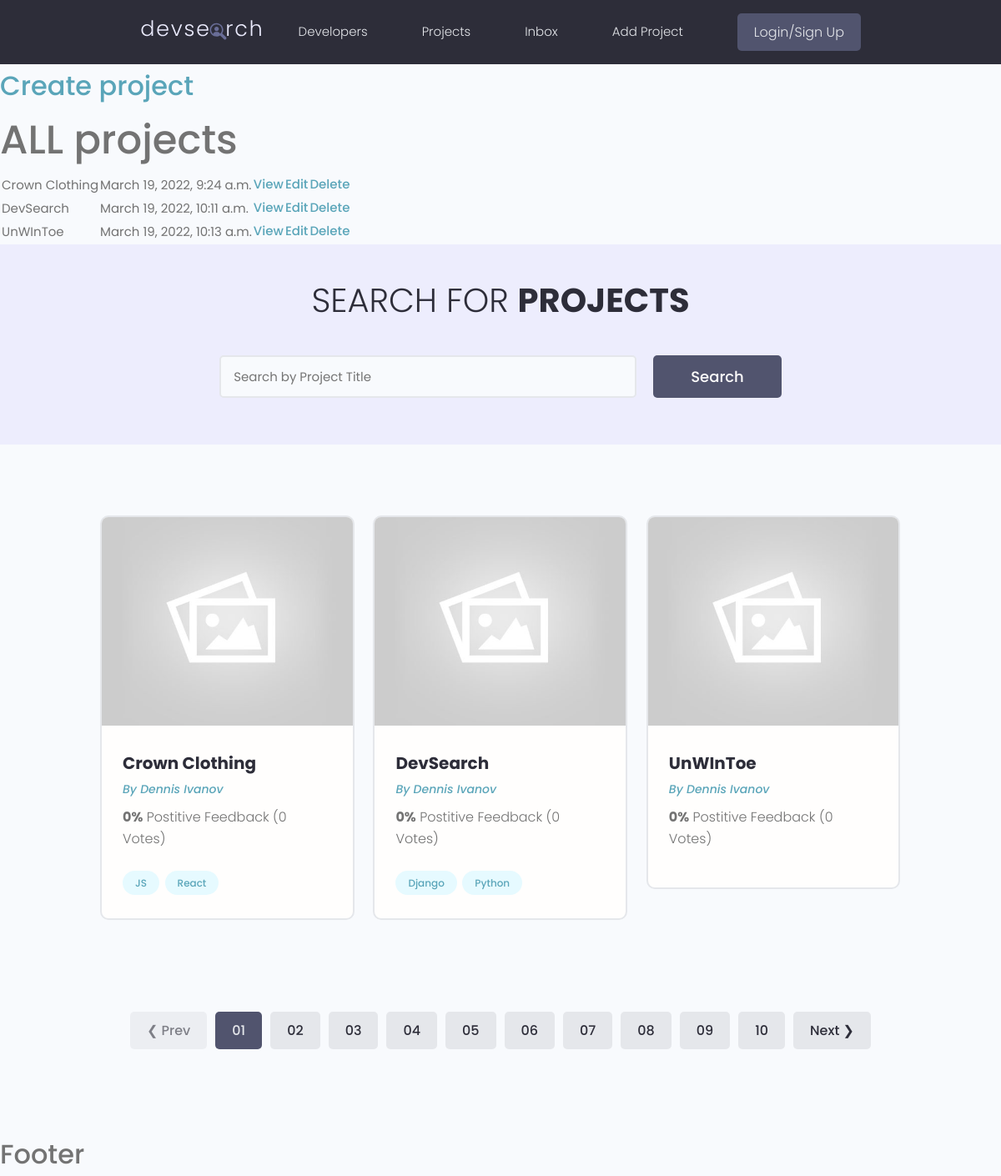
The app's page /, older data.
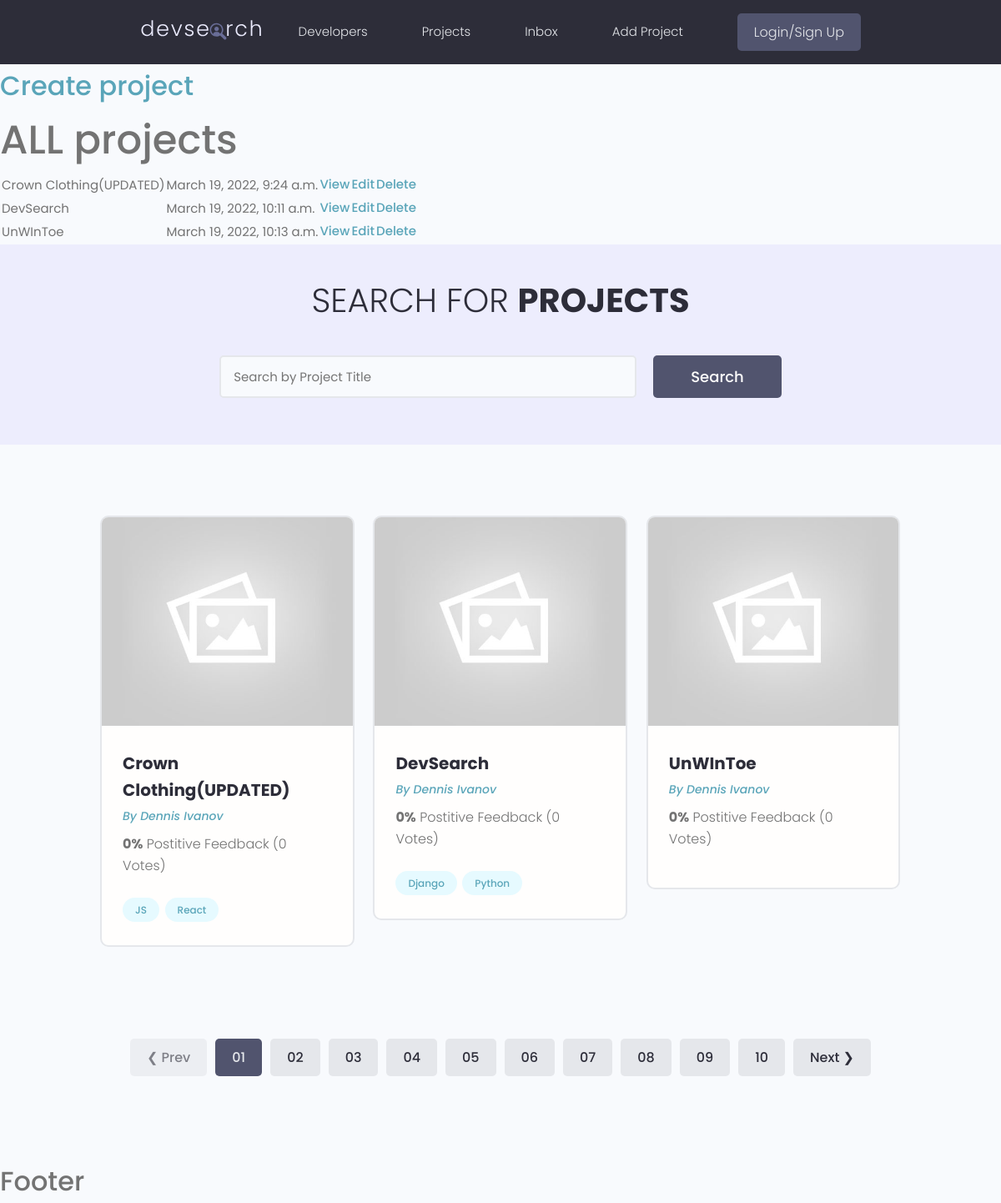
The same page, newer data.
### projects/models.py (models this page shows, shortened)
class Project(models.Model):
    title = models.CharField(max_length=200)
    description = models.TextField(null=True, blank = True)
    featuredImage = models.ImageField(null=True, blank=True, default='default.jpg')
    demo_link = models.CharField(max_length=2000, null=True, blank = True)
    source_link = models.CharField(max_length=2000, null=True, blank = True)
    tags = models.ManyToManyField('Tag', blank=True)
    vote_total = models.IntegerField(default=0, null=True, blank=True)
    vote_ratio = models.IntegerField(default=0, null=True, blank=True)
    created = models.DateTimeField(auto_now_add=True)
    id = models.UUIDField(default=uuid.uuid4, unique=True, primary_key=True, editable=False)

class Tag(models.Model):
    name = models.CharField(max_length=200)
    created = models.DateTimeField(auto_now_add=True)
    id = models.UUIDField(default=uuid.uuid4, unique=True, primary_key=True, editable=False)
    def __str__(self):
        return self.name

### projects/views.py (the view)
# urls.py: path('', include('projects.urls') )
def projects(request):
    projectList = Project.objects.all()
    return render(request, 'projects/projects.html', {'projects': projectList})

### projects/templates/projects/projects.html (shortened to what this page needs)
{% extends 'main.html' %}
{% block content %}
<h3><a href="{% url 'createProject' %}">Create project</a></h3>
<h1>ALL projects</h1>
<table>
    {% for project in projects %}
    <tr>
        <td>{{project.title}}</td>
        <td>{{project.created}}</td>
        <td><a href="{% url 'project' project.id %}">View</a></td>
        <td><a href="{% url 'editProject' project.id %}">Edit</a></td>
        <td><a href="{% url 'deleteProject' project.id %}">Delete</a></td>
    </tr>
    {% endfor %}
</table>
<main class="projects">
    <section class="hero-section text-center">
      <div class="container container--narrow">
        <div class="hero-section__box">
          <h2>Search for <span>Projects</span></h2>
        </div>
        <div class="hero-section__search">
          <form class="form" action="#" method="get">
            <div class="form__field">
              <input class="input input--text" id="formInput#search" type="text" name="text"
                placeholder="Search by Project Title" />
            </div>
            <input class="btn btn--sub btn--lg" type="submit" value="Search" />
          </form>
        </div>
      </div>
    </section>
    <section class="projectsList">
      <div class="container">
        <div class="grid grid--three">
            {% for project in projects %}
                <div class="column">
                    <div class="card project">
                    <a href="{% url 'project' project.id %}" class="project">
                        <img class="project__thumbnail" src="{{ project.featuredImage.url }}"" alt="project thumbnail" />
                        <div class="card__body">
                        <h3 class="project__title">{{project.title}}</h3>
                        <p><a class="project__author" href="profile.html">By Dennis Ivanov</a></p>
                        <p class="project--rating">
                            <span style="font-weight: bold;">{{ project.vote_ratio}}%</span> Postitive
                            Feedback ({{ project.vote_total }} Vote{{ project.vote_total|pluralize:'s'}})
                        </p>
                        <div class="project__tags">
                            {% for tag in project.tags.all %}
                                <span class="tag tag--pill tag--main">
                                    <small>{{ tag }}</small>
                                </span>
                            {% endfor %}
                        </div>
                        </div>
                    </a>
                    </div>
                </div>
            {% endfor %}
        </div>
      </div>
    </section>
    <div class="pagination">
      <ul class="container">
        <li><a href="#" class="btn btn--disabled">&#10094; Prev</a></li>
        <li><a href="#" class="btn btn--sub">01</a></li>
        <li><a href="#" class="btn">02</a></li>
        <li><a href="#" class="btn">03</a></li>
        <li><a href="#" class="btn">04</a></li>
        <li><a href="#" class="btn">05</a></li>
        <li><a href="#" class="btn">06</a></li>
        <li><a href="#" class="btn">07</a></li>
        <li><a href="#" class="btn">08</a></li>
        <li><a href="#" class="btn">09</a></li>
        <li><a href="#" class="btn">10</a></li>
        <li><a href="#" class="btn">Next &#10095;</a></li>
      </ul>
    </div>
  </main>
{% endblock content %}

### templates/main.html (shortened to what this page needs)
{% load static %}
<!DOCTYPE html>
<html lang="en">
<head>
  <link rel="stylesheet" href="https://cdn.iconmonstr.com/1.3.0/css/iconmonstr-iconic-font.min.css" />
  <link rel="stylesheet" href="{% static 'uikit/styles/uikit.css' %}" />
  <link rel="stylesheet" href="{% static 'styles/app.css' %}" />
</head>
<body>
    {% include 'navbar.html' %}
    {% block content %}
    {% endblock content %}
    <h3>Footer</h3>
</body>
</html>

### templates/navbar.html (shortened to what this page needs)
{% load static %}
<header class="header">
    <div class="container container--narrow">
      <a href="{% url 'projects' %}" class="header__logo">
        <img src="{% static 'images/logo.svg' %}" alt="DevSearch Logo" />
      </a>
      <nav class="header__nav">
        <ul class="header__menu">
          <li class="header__menuItem"><a href="">Developers</a></li>
          <li class="header__menuItem"><a href="{% url 'projects' %}">Projects</a></li>
          <li class="header__menuItem"><a href="">Inbox</a></li>
          <li class="header__menuItem"><a href="{% url 'createProject' %}">Add Project</a></li>
          <li class="header__menuItem"><a href="" class="btn btn--sub">Login/Sign Up</a></li>
        </ul>
      </nav>
    </div>
  </header>

### static/styles/app.css (style rules this page uses)
:root { --color-sub: #2d2d39; }
.btn--sub { background-color: var(--color-sub-light); }
.card { border: 2px solid var(--color-light); }
img { width: 100%; }
.header { position: sticky; z-index: 111; background-color: var(--color-sub); padding: 1.5rem 0; }
.header > .container { display: flex; justify-content: space-between; align-items: center; }
.header__logo > img { height: 3.8rem; }
.header__nav > ul { display: inline-flex; align-items: center; list-style: none; gap: 6.5rem; }
.header__menuItem > a { color: var(--color-light); font-weight: 300; }
.hero-section { height: 40vh; display: flex; align-items: center; background-color: var(--color-sub); }
.hero-section__box { margin-bottom: 4rem; }
.hero-section__box > h2, .hero-section__box > h2 > span { font-size: 4rem; color: var(--color-light); line-height: 1.3; text-transform: uppercase; }
.hero-section__box > h2 { font-weight: 300; }
.hero-section__box > h2 > span { font-weight: 700; }
.hero-section__search > .form { display: flex; align-items: center; justify-content: center; gap: 2rem; }
.hero-section__search > .form input.input--text { width: 50rem; }
.pagination { margin-top: 8rem; margin-bottom: 10rem; }
.pagination > ul { flex-wrap: wrap; list-style: none; display: flex; align-items: center; justify-content: center; gap: 1rem; }
.pagination .btn { color: var(--color-sub); }
.pagination .btn.btn--sub { color: var(--color-light); }
.project__author { font-size: 1.4rem; font-style: italic; }
.project--rating { margin-bottom: 1.6em; margin-top: .5em; }
.projects > .hero-section { background: var(--color-sub-lighter); height: 30vh; }
.projects .hero-section__box { margin-bottom: 2.5rem; }
.projects .hero-section__box > h2 { color: var(--color-sub); }
.projects .hero-section__box > h2 > span { font-weight: 700; color: var(--color-sub); }
.projectsList { margin-top: 8rem; }
.project__thumbnail { height: 25rem; object-fit: cover; object-position: top center; }
.project__title { font-size: 2rem; font-weight: 700; color: var(--color-sub); }

### static/uikit/styles/modules/_variables.css (style rules this page uses)
:root { --color-main: #5aa5b9; --color-main-light: #e6faff; --color-sub: #3f4156; --color-sub-light: #51546e; --color-sub-lighter: #ededfd; --color-text: #737373; --color-gray: #8b8b8b; --color-light: #e5e7eb; --color-light-gray: #767676; --color-bg: #f8fafd; --color-white: #fffefd; --color-white-light: #f3f3f3; --color-success: #359e64; --color-success-bg: #def8e8; --color-error: #fc4b0b; --color-error-bg: #fff2ee; --font-base: 'Poppins', arial, helvetica, 'Segoe UI', roboto, ubuntu, sans-serif; --font-monospace: 'Fira Code', 'Courier New', courier, monospace; --font-regular: 300; --font-medium: 500; --font-bold: 700; --generic-shadow: 1px 1px 5px #00000010; --generic-transition: all 0.3s ease-in-out; }

### static/uikit/styles/modules/_base.css (style rules this page uses)
* { margin: 0; padding: 0; box-sizing: border-box; text-rendering: optimizeLegibility; color: inherit; font-size: inherit; }
html { font-size: 50%; }
@media only screen and (min-width: 480px) { html { font-size: 56.25%; } }
@media only screen and (min-width: 1200px) { html { font-size: 62.5%; } }
body { line-height: 1.6; font-weight: 400; font-size: 1.5rem; color: var(--color-text); background-color: var(--color-bg); min-height: 100vh; }

### static/uikit/styles/modules/_typography.css (style rules this page uses)
* { font-family: var(--font-base); }
h1 { font-size: 4.8rem; font-weight: var(--font-medium); }
h2 { font-size: 3.6rem; font-weight: var(--font-bold); }
h3 { font-size: 3.2rem; font-weight: var(--font-medium); }
p, span, strong { font-size: 1.6rem; color: var(--color-text); font-weight: var(--font-regular); }
a { padding-bottom: 2px; text-decoration: none; display: inline-block; color: var(--color-main); font-weight: var(--font-medium); }

### static/uikit/styles/modules/_utilities.css (style rules this page uses)
.container { width: 92%; max-width: 165rem; margin: 0 auto; box-sizing: border-box; }
.container--narrow { width: 92%; max-width: 120rem; }
@media screen and (min-width: 1000px) { .container { width: 90%; } }
@media screen and (min-width: 1000px) { .container--narrow { width: 85%; } }
@media screen and (min-width: 1200px) { .container { width: 80%; } }
@media screen and (min-width: 1200px) { .container--narrow { width: 72%; } }
.text-center { text-align: center; }

### static/uikit/styles/modules/_card.css (style rules this page uses)
.card { border-radius: 1rem; background-color: var(--color-white); border: 1.5px solid var(--color-light); width: auto; height: auto; margin-top: 0.5rem; margin-bottom: 0.5rem; overflow: hidden; }
.card__body, .card__header { padding: 2rem 2.5rem; }

Row changes from the older to the newer data that the page shows:
changed Project: title "Crown Clothing" → "Crown Clothing(UPDATED)"
